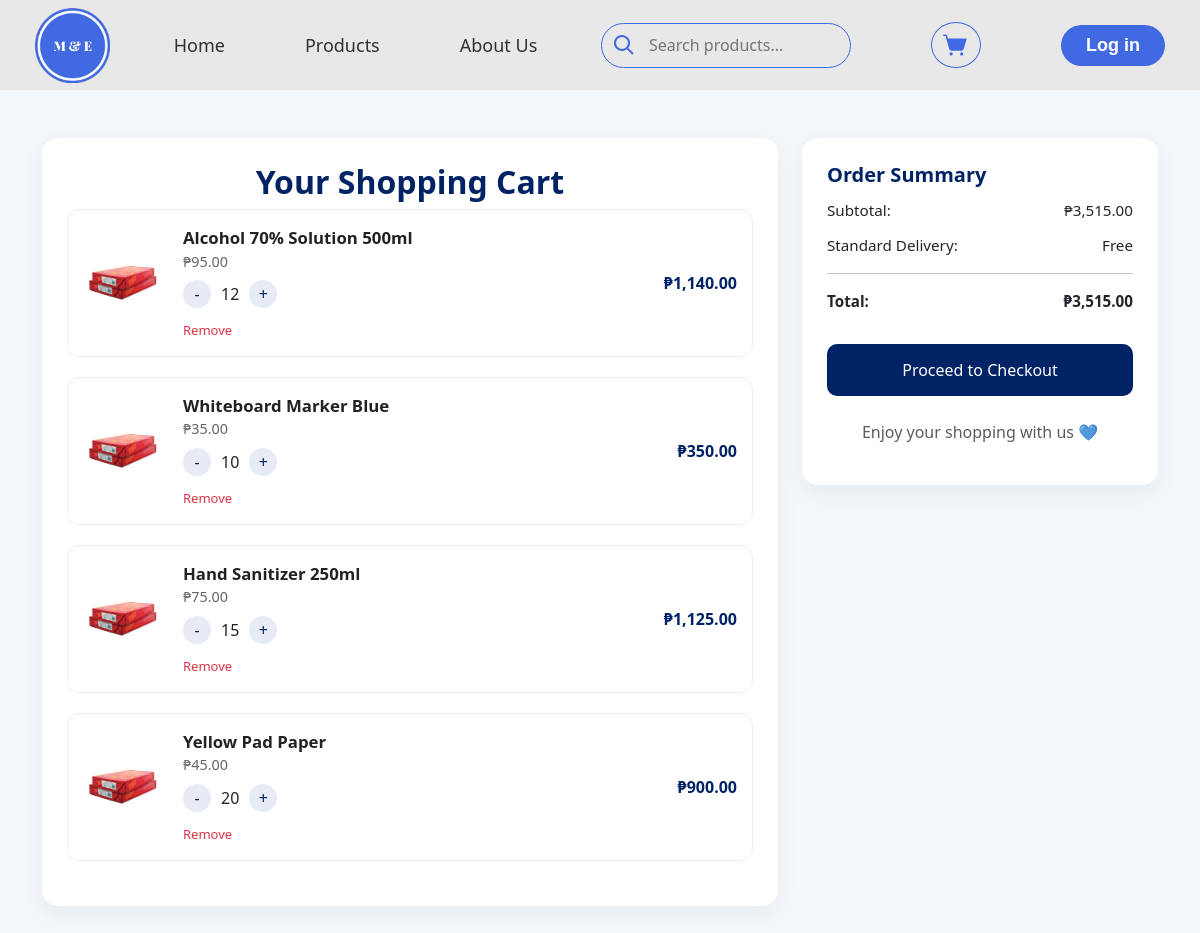
The page /test-files/order-history-test.php (signed in) on the database its author committed.
### tables this page shows
CREATE TABLE `shopping_cart` (
  `cart_id` int(11) NOT NULL,
  `user_id` int(11) NOT NULL,
  `product_id` int(11) NOT NULL,
  `quantity` int(10) UNSIGNED NOT NULL DEFAULT 1,
  `added_at` timestamp NOT NULL DEFAULT current_timestamp()
);

CREATE TABLE `products` (
  `product_id` int(11) NOT NULL,
  `category_id` int(11) NOT NULL,
  `product_name` varchar(150) NOT NULL,
  `product_code` varchar(50) DEFAULT NULL,
  `description` text DEFAULT NULL,
  `price` decimal(10,2) NOT NULL,
  `stock_quantity` int(11) UNSIGNED NOT NULL,
  `min_stock_level` int(11) UNSIGNED DEFAULT 0,
  `product_image` varchar(255) DEFAULT NULL,
  `is_featured` tinyint(1) DEFAULT 0,
  `is_top_order` tinyint(1) DEFAULT 0,
  `isActive` tinyint(1) DEFAULT 1,
  `created_at` datetime DEFAULT current_timestamp(),
  `updated_at` timestamp NOT NULL DEFAULT current_timestamp() ON UPDATE current_timestamp()
);

### test-files/order-history-test.php (the view, shortened to what this page needs)
<?php
require_once __DIR__ .'/../auth/auth.php';
$pdo = connect();
$user_id = $user['user_id'];
try {
    $sql = "SELECT c.cart_id,
                u.user_id AS user_id,
                u.username,
                p.product_name,
                p.price,
                c.quantity,
                (p.price * c.quantity) AS subtotal,
                c.added_at
            FROM shopping_cart c
            JOIN users u ON c.user_id = u.user_id
            JOIN products p ON c.product_id = p.product_id
            WHERE c.user_id = ?";
    $stmt = $pdo->prepare($sql);
    $stmt->execute([$user_id]);
    $cartItems = $stmt->fetchAll(PDO::FETCH_ASSOC);
} catch (PDOException $e) {
    echo "Database Error: " . $e->getMessage();
}
?>
<!DOCTYPE html>
<html lang="en">
<head>
  <link href="../bootstrap-5.3.8-dist/css/bootstrap.css" rel="stylesheet">
  <link href="../ui/homepage.css" rel="stylesheet"/>
</head>
<body>
  <header>
      <div class="logo">
          <img alt="M&amp;E Logo" src="../ui/Assets/logo.png"/>
      </div>
      <nav>
          <a href="homepage-sample.html">Home</a>
          <a href="#">Products</a>
          <a href="#">About Us</a>
      </nav>
      <div class="header-actions">
          <div class="search-bar">
              <img alt="search" class="search-icon" src="../ui/Assets/search.svg"/>
              <input placeholder="Search products..." type="text"/>
          </div>
          <div class="cart">
              <a href="#">
                  <img alt="cart" class="cart-img" src="../ui/Assets/cart-button_default.svg"/>
              </a>
          </div>
          <div class="btn-login">
              <a href="#">Log in</a>
          </div>
      </div>
  </header>
  <div class="container my-5">
  <div class="row gy-4">
    <div class="col-12 col-lg-8">
      <div class="cart-items">
        <h2 class="text-center">Your Shopping Cart</h2>
        <?php $grandTotal = 0; ?>
        <?php foreach ($cartItems as $item):
            $grandTotal += $item['subtotal']; ?>
            <div class="cart-product">
                <img src="../assets/images/Hard-Copy.jpg" alt="Product Image" class="product-img">
                <div class="product-info">
                  <div class="product-title"><?= htmlspecialchars($item['product_name']) ?></div>
                  <div class="product-price">₱<?= number_format($item['price'], 2) ?></div>
                  <form action="cart-actions.php" method="post" class="d-inline">
                      <div class="quantity-control">
                          <button type="submit" class="quantity-btn" name="action" value="decrease">-</button>
                          <span><?= $item['quantity'] ?></span>
                          <button type="submit" class="quantity-btn" name="action" value="increase">+</button>
                      </div>
                  </form>
                  <form method="post" action="cart-actions.php" class="mt-2">
                        <button type="submit" name="action" value="remove" class="btn-remove">Remove</button>
                  </form>
              </div>
                <div class="product-subtotal">
                    ₱<?= number_format($item['subtotal'], 2) ?>
                </div>
            </div>
        <?php endforeach; ?>
      </div>
    </div>
    <div class="col-12 col-lg-4">
      <div class="cart-summary">
        <h5>Order Summary</h5>
        <div class="summary-line">
            <span>Subtotal:</span>
            <span>₱<?= number_format($grandTotal, 2) ?></span>
        </div>
        <div class="summary-line">
            <span>Standard Delivery:</span>
            <span>Free</span>
        </div>
        <hr>
        <div class="summary-line fw-bold">
            <span>Total:</span>
            <span>₱<?= number_format($grandTotal, 2) ?></span>
        </div>
        <?php if ($cartItems): ?>
            <form action="checkout-test.php" method="post">
              <input type="submit" name="Checkout" value="Proceed to Checkout" class="btn-checkout">
            </form>
          <?php endif; ?>
        <div class="mt-4 text-center">
            <p class="text-muted">Enjoy your shopping with us 💙</p>
        </div>
      </div>
    </div>
  </div>
</div>
</body>
</html>

### ui/homepage.css (style rules this page uses)
* { margin: 0%; padding: 0%; box-sizing: border-box; }
body { background-color: #E8E8E8; }
header { padding-left: 35px; padding-right: 35px; height: 90px; background-color: #E8E8E8; display: flex; align-items: center; justify-content: space-between; }
header .logo img { height: 75px; }
header nav { display: flex; justify-content: center; gap: 80px; }
header nav a { font-family: system-ui, -apple-system, BlinkMacSystemFont, 'Segoe UI', Roboto, Oxygen, Ubuntu, Cantarell, 'Open Sans', 'Helvetica Neue', sans-serif; color: #303030; font-size: 18px; text-decoration: none; }
header .header-actions { align-items: center; display: flex; justify-content: space-between; gap: 80px; }
.header-actions .search-bar { position: relative; display: flex; align-items: center; border: 1px solid #4169E1; border-radius: 25px; padding: 8px 12px; width: 250px; height: 45px; background-color: #E8E8E8; }
.header-actions .search-bar input { border: none; outline: none; background: transparent; font-size: 16px; margin-left: 35px; flex: 1; }
.header-actions .search-bar .search-icon { position: absolute; left: 12px; top: 50%; transform: translateY(-50%); height: 20px; width: 20px; pointer-events: none; }
.header-actions .cart { border: 1px solid #4169E1; border-radius: 70%; padding: 9px 11px; }
.header-actions .cart-img { height: 26px; }
.header-actions .btn-login { border-radius: 25px; }
.header-actions .btn-login a { display: inline-block; padding: 7px 25px; border-radius: 25px; background-color: #4169E1; color: #ffffff; font-size: 18px; font-family: 'Poppins', sans-serif; font-weight: bold; text-decoration: none; }

### test-files/order-history-test.php (style rules this page uses)
body { background-color: #f4f7fa; font-family: 'Segoe UI', sans-serif; }
h2, h5 { color: #002366; font-weight: 700; }
.cart-items, .cart-summary { background-color: #ffffff; padding: 25px; border-radius: 16px; box-shadow: 0 8px 24px rgba(0,0,0,0.05); }
.cart-items { flex: 0 0 65%; }
.cart-summary { flex: 0 0 30%; }
.cart-product { display: flex; align-items: center; justify-content: space-between; border: 1px solid #eee; border-radius: 12px; padding: 15px; margin-bottom: 20px; transition: all 0.2s ease-in-out; }
.product-img { width: 80px; height: 80px; object-fit: cover; border-radius: 10px; margin-right: 20px; }
.product-info { flex-grow: 1; }
.product-title { font-weight: 600; font-size: 1.05rem; color: #222; }
.product-price { color: #666; font-size: 0.9rem; }
.quantity-control { display: flex; align-items: center; gap: 10px; margin-top: 8px; }
.quantity-btn { border: none; width: 28px; height: 28px; border-radius: 50%; font-size: 16px; background-color: #e6ebf5; color: #002366; cursor: pointer; transition: background 0.2s; }
.btn-remove { font-size: 13px; color: #dc3545; background: none; border: none; margin-top: 5px; cursor: pointer; }
.product-subtotal { font-weight: 600; color: #002366; }
.summary-line { display: flex; justify-content: space-between; margin: 12px 0; font-size: 0.95rem; }
.btn-checkout { background-color: #002366; color: white; font-weight: 500; width: 100%; padding: 14px; border: none; border-radius: 10px; margin-top: 20px; transition: 0.2s; }

### rows shown on the page
shopping_cart: product.product_name "Alcohol 70% Solution 500ml", product.price "95.00", quantity "12", subtotal "1,140.00"
shopping_cart: product.product_name "Whiteboard Marker Blue", product.price "35.00", quantity "10", subtotal "350.00"
shopping_cart: product.product_name "Hand Sanitizer 250ml", product.price "75.00", quantity "15", subtotal "1,125.00"
shopping_cart: product.product_name "Yellow Pad Paper", product.price "45.00", quantity "20", subtotal "900.00"

### other values the page prints
$grandTotal "3,515.00"
